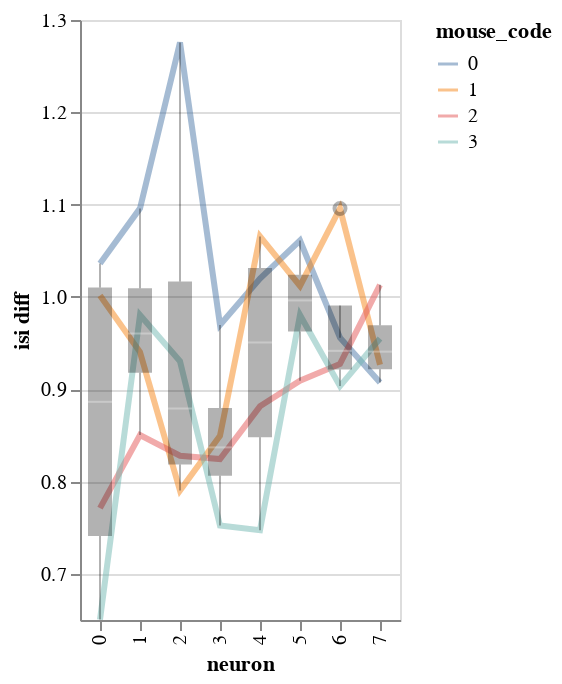

Source (notebook cell):
### Code cell
from bayes_window import visualization,utils
from importlib import reload
reload(visualization)
reload(utils)
y='isi'
df['neuron']=df['neuron'].astype(int)
ddf, dy = utils.make_fold_change(df,
                         y=y,
                         index_cols=('stim', 'mouse_code', 'neuron'),
                         condition_name='stim',
                         do_take_mean=True)

visualization.plot_data(x='neuron',y=dy, color='mouse_code',add_box=True,df=ddf)

### Figure 1 — Vega-Lite specification as saved in the notebook (floating-point values rounded to 4 significant figures)
{"config": {"view": {"continuousWidth": 400, "continuousHeight": 300}}, "layer": [{"mark": {"type": "line", "fill": null, "opacity": 0.5, "size": 3}, "encoding": {"color": {"type": "nominal", "field": "mouse_code"}, "x": {"type": "ordinal", "field": "neuron"}, "y": {"type": "quantitative", "aggregate": "mean", "field": "isi diff", "scale": {"zero": false}}}}, {"mark": {"type": "boxplot", "color": "black", "opacity": 0.3, "size": 12}, "encoding": {"x": {"type": "ordinal", "field": "neuron"}, "y": {"type": "quantitative", "field": "isi diff", "scale": {"zero": false}}}}], "data": {"name": "data-562e7540a9c10c09e4b12d38fedacf12"}, "$schema": "https://vega.github.io/schema/vega-lite/v4.8.1.json", "datasets": {"data-562e7540a9c10c09e4b12d38fedacf12": [{"mouse_code": 0, "neuron": 0, "i_trial": 1.0, "neuron_code": null, "log_firing_rate": 1.016, "Firing rate": 1.149, "firing_rate": 1.149, "i_spike": 1.0, "isi diff": 1.036, "log_isi": 0.9859}, {"mouse_code": 0, "neuron": 1, "i_trial": 1.0, "neuron_code": 1.0, "log_firing_rate": 1.106, "Firing rate": 1.638, "firing_rate": 1.638, "i_spike": 0.9095, "isi diff": 1.096, "log_isi": 0.9656}, {"mouse_code": 0, "neuron": 2, "i_trial": 1.0, "neuron_code": 1.0, "log_firing_rate": 0.6453, "Firing rate": 0.03061, "firing_rate": 0.03061, "i_spike": 0.805, "isi diff": 1.276, "log_isi": 0.9164}, {"mouse_code": 0, "neuron": 3, "i_trial": 1.0, "neuron_code": 1.0, "log_firing_rate": 0.9424, "Firing rate": 0.7394, "firing_rate": 0.7394, "i_spike": 1.031, "isi diff": 0.9696, "log_isi": 1.011}, {"mouse_code": 0, "neuron": 4, "i_trial": 1.0, "neuron_code": 1.0, "log_firing_rate": 0.9661, "Firing rate": 0.8824, "firing_rate": 0.8824, "i_spike": 0.9712, "isi diff": 1.02, "log_isi": 0.9931}, {"mouse_code": 0, "neuron": 5, "i_trial": 1.0, "neuron_code": 1.0, "log_firing_rate": 0.9673, "Firing rate": 0.8396, "firing_rate": 0.8396, "i_spike": 0.9356, "isi diff": 1.061, "log_isi": 0.9822}, {"mouse_code": 0, "neuron": 6, "i_trial": 1.0, "neuron_code": 1.0, "log_firing_rate": 1.108, "Firing rate": 1.757, "firing_rate": 1.757, "i_spike": 1.046, "isi diff": 0.9558, "log_isi": 1.013}, {"mouse_code": 0, "neuron": 7, "i_trial": 1.0, "neuron_code": 1.0, "log_firing_rate": 1.051, "Firing rate": 1.395, "firing_rate": 1.395, "i_spike": 1.098, "isi diff": 0.9072, "log_isi": 1.026}, {"mouse_code": 1, "neuron": 0, "i_trial": 1.0, "neuron_code": 1.0, "log_firing_rate": 1.081, "Firing rate": 1.431, "firing_rate": 1.431, "i_spike": 0.9757, "isi diff": 1.001, "log_isi": 0.9972}, {"mouse_code": 1, "neuron": 1, "i_trial": 1.0, "neuron_code": 1.0, "log_firing_rate": 1.155, "Firing rate": 2.24, "firing_rate": 2.24, "i_spike": 1.089, "isi diff": 0.9402, "log_isi": 1.025}, {"mouse_code": 1, "neuron": 2, "i_trial": 1.0, "neuron_code": 1.0, "log_firing_rate": 1.309, "Firing rate": 3.702, "firing_rate": 3.702, "i_spike": 1.233, "isi diff": 0.7903, "log_isi": 1.083}, {"mouse_code": 1, "neuron": 3, "i_trial": 1.0, "neuron_code": 1.0, "log_firing_rate": 1.256, "Firing rate": 3.19, "firing_rate": 3.19, "i_spike": 1.191, "isi diff": 0.8496, "log_isi": 1.054}, {"mouse_code": 1, "neuron": 4, "i_trial": 1.0, "neuron_code": 1.0, "log_firing_rate": 1.041, "Firing rate": 1.239, "firing_rate": 1.239, "i_spike": 0.9359, "isi diff": 1.066, "log_isi": 0.9793}, {"mouse_code": 1, "neuron": 5, "i_trial": 1.0, "neuron_code": 1.0, "log_firing_rate": 1.304, "Firing rate": 8.484, "firing_rate": 8.484, "i_spike": 0.9844, "isi diff": 1.012, "log_isi": 0.9965}, {"mouse_code": 1, "neuron": 6, "i_trial": 1.0, "neuron_code": 1.0, "log_firing_rate": 1.049, "Firing rate": 1.279, "firing_rate": 1.279, "i_spike": 0.9139, "isi diff": 1.096, "log_isi": 0.9738}, {"mouse_code": 1, "neuron": 7, "i_trial": 1.0, "neuron_code": 1.0, "log_firing_rate": 1.013, "Firing rate": 1.029, "firing_rate": 1.029, "i_spike": 1.079, "isi diff": 0.9266, "log_isi": 1.021}, {"mouse_code": 2, "neuron": 0, "i_trial": 1.0, "neuron_code": 1.0, "log_firing_rate": 0.8397, "Firing rate": 0.412, "firing_rate": 0.412, "i_spike": 1.213, "isi diff": 0.7712, "log_isi": 1.092}, {"mouse_code": 2, "neuron": 1, "i_trial": 1.0, "neuron_code": 1.0, "log_firing_rate": 1.151, "Firing rate": 1.84, "firing_rate": 1.84, "i_spike": 1.19, "isi diff": 0.8504, "log_isi": 1.06}, {"mouse_code": 2, "neuron": 2, "i_trial": 1.0, "neuron_code": 1.0, "log_firing_rate": 1.123, "Firing rate": 2.251, "firing_rate": 2.251, "i_spike": 1.205, "isi diff": 0.8279, "log_isi": 1.072}, {"mouse_code": 2, "neuron": 3, "i_trial": 1.0, "neuron_code": 1.0, "log_firing_rate": 0.9621, "Firing rate": 0.8006, "firing_rate": 0.8006, "i_spike": 1.217, "isi diff": 0.8244, "log_isi": 1.066}, {"mouse_code": 2, "neuron": 4, "i_trial": 1.0, "neuron_code": 1.0, "log_firing_rate": 0.8582, "Firing rate": 0.4252, "firing_rate": 0.4252, "i_spike": 1.137, "isi diff": 0.8815, "log_isi": 1.04}, {"mouse_code": 2, "neuron": 5, "i_trial": 1.0, "neuron_code": 1.0, "log_firing_rate": 1.079, "Firing rate": 1.491, "firing_rate": 1.491, "i_spike": 1.102, "isi diff": 0.9091, "log_isi": 1.028}, {"mouse_code": 2, "neuron": 6, "i_trial": 1.0, "neuron_code": 1.0, "log_firing_rate": 0.8618, "Firing rate": 0.4048, "firing_rate": 0.4048, "i_spike": 1.086, "isi diff": 0.9274, "log_isi": 1.022}, {"mouse_code": 2, "neuron": 7, "i_trial": 1.0, "neuron_code": 1.0, "log_firing_rate": 1.046, "Firing rate": 1.34, "firing_rate": 1.34, "i_spike": 0.9821, "isi diff": 1.013, "log_isi": 0.9967}, {"mouse_code": 3, "neuron": 0, "i_trial": 1.0, "neuron_code": 1.0, "log_firing_rate": 1.057, "Firing rate": 1.135, "firing_rate": 1.135, "i_spike": 1.556, "isi diff": 0.6505, "log_isi": 1.179}, {"mouse_code": 3, "neuron": 1, "i_trial": 1.0, "neuron_code": 1.0, "log_firing_rate": 0.8395, "Firing rate": 0.4349, "firing_rate": 0.4349, "i_spike": 1.038, "isi diff": 0.9805, "log_isi": 1.012}, {"mouse_code": 3, "neuron": 2, "i_trial": 1.0, "neuron_code": 1.0, "log_firing_rate": 0.9068, "Firing rate": 0.366, "firing_rate": 0.366, "i_spike": 1.06, "isi diff": 0.9303, "log_isi": 1.026}, {"mouse_code": 3, "neuron": 3, "i_trial": 1.0, "neuron_code": 1.0, "log_firing_rate": 1.283, "Firing rate": 3.421, "firing_rate": 3.421, "i_spike": 1.327, "isi diff": 0.7523, "log_isi": 1.096}, {"mouse_code": 3, "neuron": 4, "i_trial": 1.0, "neuron_code": 1.0, "log_firing_rate": 1.068, "Firing rate": 1.398, "firing_rate": 1.398, "i_spike": 1.344, "isi diff": 0.7474, "log_isi": 1.094}, {"mouse_code": 3, "neuron": 5, "i_trial": 1.0, "neuron_code": 1.0, "log_firing_rate": 1.024, "Firing rate": 1.09, "firing_rate": 1.09, "i_spike": 1.016, "isi diff": 0.9805, "log_isi": 1.006}, {"mouse_code": 3, "neuron": 6, "i_trial": 1.0, "neuron_code": 1.0, "log_firing_rate": 1.223, "Firing rate": 4.537, "firing_rate": 4.537, "i_spike": 1.1, "isi diff": 0.9034, "log_isi": 1.028}, {"mouse_code": 3, "neuron": 7, "i_trial": 1.0, "neuron_code": 1.0, "log_firing_rate": 0.851, "Firing rate": 0.3867, "firing_rate": 0.3867, "i_spike": 1.042, "isi diff": 0.9549, "log_isi": 1.012}]}}
